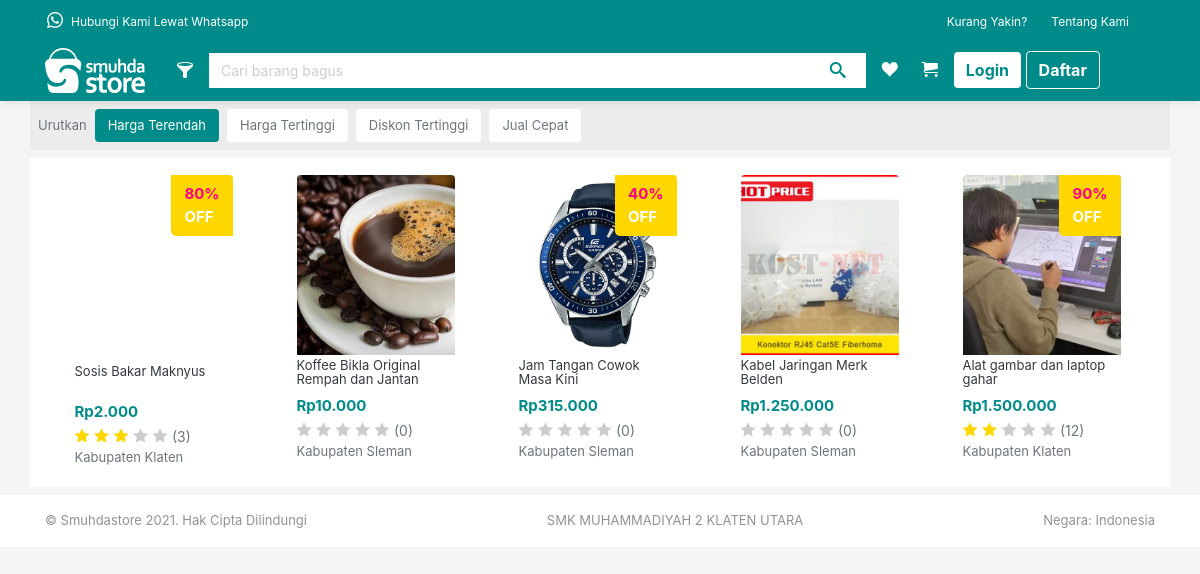
Page /main_produk.php on the committed database.
### tables this page shows
CREATE TABLE `produk` (
  `id_produk` int(11) NOT NULL,
  `id_login` int(11) NOT NULL,
  `nama_produk` varchar(100) NOT NULL,
  `deskripsi_produk` varchar(255) NOT NULL,
  `kategori_produk` varchar(50) NOT NULL,
  `kondisi_produk` varchar(10) NOT NULL,
  `harga_produk` int(11) NOT NULL,
  `stok_produk` int(11) NOT NULL,
  `unixkey` int(11) NOT NULL
);

CREATE TABLE `produk_diskon` (
  `id_diskon` int(11) NOT NULL,
  `id_penjual` int(11) NOT NULL,
  `id_produk` int(11) NOT NULL,
  `diskon` int(11) NOT NULL,
  `harga_produk_diskon` int(11) NOT NULL
);

CREATE TABLE `profil` (
  `id_profil` int(11) NOT NULL,
  `id_login` int(11) NOT NULL,
  `nama_profil` varchar(100) NOT NULL,
  `jenis_kelamin` varchar(15) NOT NULL,
  `hp` varchar(15) NOT NULL,
  `alamat` varchar(255) NOT NULL,
  `foto_profil` varchar(255) NOT NULL
);

CREATE TABLE `gambar_produk` (
  `id_img` int(11) NOT NULL,
  `id_produk` int(11) NOT NULL,
  `gambar` varchar(255) NOT NULL
);

### inc/fungsi.php (called while the page is built, shortened)
<?php
require "koneksi.php";
function ambil_1_data($table,$field,$key,$get_value)
{
    global $con;
    $query = mysqli_query($con, "SELECT * FROM $table WHERE $field = '$key' ");
    $row = mysqli_fetch_assoc($query);
    if ($row["$get_value"] != null)
    {
        return $row["$get_value"];
    }
}
function rupiah($angka){
    return "Rp".number_format($angka,0,'.','.');
}
function cekDiskon($id_produk,$valueOrBoolean){
    global $con;
    $result = mysqli_query($con, "SELECT * FROM produk_diskon WHERE id_produk = '$id_produk' ");
    if($valueOrBoolean == "bool"){
        if(mysqli_num_rows($result) > 0){
            return TRUE;
        }else{
            return FALSE;
        }
    }else{
        if(mysqli_num_rows($result) > 0){
            $row = mysqli_fetch_assoc($result);
            return $row["$valueOrBoolean"];
        }else{
            return FALSE;
        }
    }
}
function cekTerjual($id_produk){
    global $con;
    $jmlTerjual = 0;
    $result = mysqli_query($con, "SELECT * FROM produk_transaksi WHERE id_produk = '$id_produk' AND stt_transaksi = 'selesai' ");
    if(mysqli_num_rows($result) > 0){
        while($row = mysqli_fetch_assoc($result)){
            $jmlTerjual += $row['jml_pembelian'];
        }
        return $jmlTerjual;
    }else{
        return mysqli_num_rows($result);
    }
}
function lokasiProduk($id_produk){
    global $con;
    $res_id_penjual = mysqli_query($con, "SELECT id_login FROM produk WHERE id_produk = '$id_produk' ");
    $id_penjual = mysqli_fetch_assoc($res_id_penjual);
    $id_penjual = $id_penjual['id_login'];
    $res_profil = mysqli_query($con, "SELECT alamat FROM profil WHERE id_login = '$id_penjual'");
    $alamat = mysqli_fetch_assoc($res_profil);
    $alamat = $alamat['alamat'];
    if(!empty($alamat)){
        $alamat_arr = explode(',',$alamat);
        return $alamat_arr[count($alamat_arr) - 2 ];
    }else{
        return "Lokasi tidak ada";
    }
}
?>

### main_produk.php (the view, shortened to what this page needs)
<?php
    require "inc/koneksi.php";
    require "inc/fungsi.php";
    $lokasi = "";
    $kondisi = "";
    $kisaran_harga = "";
    if($_SESSION['urutan_harga'] == "terendah"){
        $urutan = "ORDER BY harga_produk ASC";
    }elseif($_SESSION['urutan_harga'] == "tertinggi"){
        $urutan = "ORDER BY harga_produk DESC";
    }
    $res_produk = mysqli_query($con, "SELECT * FROM produk INNER JOIN akun_login ON produk.id_login = akun_login.id_login INNER JOIN profil ON produk.id_login = profil.id_login WHERE nama_produk LIKE '% %' $lokasi $kondisi $kisaran_harga $urutan");
?>
<!DOCTYPE html>
<html lang="en">
<head>
    <link rel="stylesheet" href="assets/bootstrap/css/bootstrap.css">
    <link rel="stylesheet" href="assets/css/style.css">
    <link rel="stylesheet" href="assets/css/style_mulaipromo.css">
    <link rel="stylesheet" href="assets/icons/icomoon5/style.css">
    <link rel="stylesheet" href="assets/icons/icomoon4/style.css">
    <link rel="stylesheet" href="assets/icons/icomoon1/icon.css">
    <link rel="stylesheet" href="assets/icons/icomoon2/icon2.css">
    <link rel="stylesheet" href="assets/icons/icomoon3/style.css">
</head>
<body>
    <div class="header w-100">
        <div class="item-header-1" id="navAdd" style="display: block;">
            <div class="container d-flex justify-content-between align-items-center">
            <div class="d-flex align-items-center">
                <b class="icon-whatsapp mr-2" style="color: white;"></b>
                <a href="index.php#footer2"><span>Hubungi Kami Lewat Whatsapp</span></a>
            </div>
            <div class="d-flex">
                <a href="index.php#footer1"><span class="mr-4">Kurang Yakin?</span></a>
                <a href="#"><span class="mr-4">Tentang Kami</span></a>
            </div>
            </div>
        </div>
        <div class="item-header-2 d-flex flex-column px-0" style="background: darkcyan;">
            <div class="container d-flex justify-content-between align-items-center">
                <a href="index.php" class="mr-3"><img class="img-logo" src="assets/img/logo_white.svg" alt=""></a>
                <b class="icon-filter py-2 px-3 text-white" title="Filter" data-toggle="modal" data-target="#exampleModal2"></b>
                <div class="wrap-search mr-2">
                    <form action="" method="get">
                        <input name="key" type="text" class="form-control" placeholder="Cari barang bagus" style="border: none; border-radius:0;" value="<?php if(isset($_GET['key'])){ echo $_GET['key']; } ?><?php if(isset($_GET['keyword'])){ echo $_GET['keyword']; } ?>">
                        <button type="submit" class="btn wrap-icon-search d-flex justify-content-center align-items-center px-2 m-0">
                            <i class="icon-search img-search" style="color: darkcyan;"></i>
                        </button>
                    </form>
                </div>
                <div id="favorit">
                <div  class="wrap-shop mr-2 p-2 d-flex justify-content-center align-items-center position-relative" >
                    <a href="favorit.php" style="text-decoration:none;" title="daftar produk yang saya suka"><b class="icon-heart" style="color: white;"></b></a>
                </div>
                </div>
                <div id="keranjang" >
                <div class="wrap-shop mr-2 p-2 d-flex justify-content-center align-items-center position-relative">
                    <a href="keranjang.php" style="text-decoration:none;" title="Keranjang pembelian saya"><b class="icon-cart" style="color: white;"></b></a>
                </div>
                </div>
                <div id="profil" style="width: 340px;">
                <?php
                    if(!isset($_SESSION['admin'])):
                ?>
                    <a href="login.php" class="login"><button class="btn-masuk btn mr-0 font-weight-bold" style="background: white; color: darkcyan;">Login</button></a>
                    <a href="daftar.php" class="login"><button class="btn-daftar btn font-weight-bold" style="background: darkcyan; border:1px solid white; color: white;">Daftar</button></a>
                <?php endif; ?>
                </div>
            </div>
        </div>
    </div>
    <div class="container d-flex flex-row justify-content-start align-items-center pl-2 pt-2  pb-2 pr-0" style="background: #ececec;">
        <span class="mr-2 text-secondary" style="font-size: small;">Urutkan</span>
        <div class="d-flex flex-row justify-content-start align-items-center mr-0" style="overflow:auto;">
        <form action="" method="POST">
            <?php if(isset($_SESSION['urutan_harga']) AND $_SESSION['urutan_harga'] == "terendah" ): ?>
                <button type="submit" name="btn_urut_harga" class="btn mr-2 text-white" style="background:darkcyan; font-size: small;">Harga Terendah</button>
            <?php else: ?>
                <button type="submit" name="btn_urut_harga" class="btn bg-white mr-2 text-secondary" style="font-size: small;">Harga Terendah</button>
            <?php endif; ?>
        </form>
        <form action="" method="POST">
            <?php if(isset($_SESSION['urutan_harga']) AND $_SESSION['urutan_harga'] == "tertinggi" ): ?>
                <button type="submit" name="btn_urut_harga" class="btn mr-2 text-white" style="background:darkcyan; font-size: small;">Harga Tertinggi</button>
            <?php else: ?>
                <button type="submit" name="btn_urut_harga" class="btn bg-white mr-2 text-secondary" style="font-size: small;">Harga Tertinggi</button>
            <?php endif; ?>
        </form>
        <form action="" method="GET">
            <?php if(isset($_GET['promo']) AND $_GET['promo'] == "diskon" ): ?>
                <button type="submit" name="btn_promo" class="btn mr-2 text-white" style="background:darkcyan; font-size: small;">Diskon</button>
            <?php else: ?>
                <button type="submit" name="btn_promo" class="btn bg-white mr-2 text-secondary" style="font-size: small;">Diskon Tertinggi</button>
            <?php endif; ?>
        </form>
        <form action="" method="GET">
            <?php if(isset($_GET['promo']) AND $_GET['promo'] == "jualcepat" ): ?>
                <button type="submit" name="btn_promo" class="btn mr-2 text-white" style="background:darkcyan; font-size: small;">Jual Cepat</button>
            <?php else: ?>
                <button type="submit" name="btn_promo" class="btn bg-white mr-2 text-secondary" style="font-size: small;">Jual Cepat</button>
            <?php endif; ?>
        </form>
        </div>
    </div>
    <div class="produkrekomendasi container bg-white my-2 py-2">
        <div class="d-flex flex-row justify-content-center">
            <div class=" w-100 produk-jualcepat row mt-2 pl-0 justify-content-around">
            <?php
                if(mysqli_num_rows($res_produk) > 0):
                    while($pro = mysqli_fetch_assoc($res_produk)):
                        $id_produk = $pro['id_produk'];
            ?>
            <div class="cart-produk-jualcepat d-block pb-2" style="width: 160px;">
                <a href="detil_produk.php?id_produk=<?= $pro['id_produk']; ?><?php if(isset($_GET['promo']) AND $_GET['promo'] == "jualcepat"){
                    echo "&jualcepat";
                    }
                ?>
                " class="text-dark" style="text-decoration: none;">
                <?php if(!isset($_GET['promo']) OR isset($_GET['promo']) AND $_GET['promo'] != "jualcepat"): ?>
                    <?php if(cekDiskon($pro['id_produk'],"bool")): ?>
                        <div class="diskon d-flex flex-column p-2 text-danger">
                        <b><?= cekDiskon($pro['id_produk'],"diskon"); ?>%</b>
                        <b class="text-white">OFF</b>
                        </div>
                    <?php endif; ?>
                <?php endif; ?>
                <div class="cov-img-cart d-flex justify-content-center align-items-center">
                    <img class="h-100" style="width:auto;" src="assets/foto/<?= ambil_1_data("gambar_produk","id_produk",$id_produk,"gambar"); ?>" alt="">
                </div>
                <span class="nama_produk m-0"><?= $pro['nama_produk']; ?></span>
                <b class="harga m-0" style="color: darkcyan; font-weight:bold;">
                    <?php if(isset($_GET['promo']) AND $_GET['promo'] == "jualcepat"){
                        echo rupiah($pro['harga_baru']);
                    }else{
                        if(cekDiskon($id_produk, "bool")){
                            echo rupiah(cekDiskon($id_produk, "harga_produk_diskon"));
                        }else{
                            echo rupiah($pro['harga_produk']);
                        }
                    }
                    ?>
                </b>
                </a>
                <div class="rating">
                    <?php
                        $res_nilai_produk = mysqli_query($con, "SELECT AVG(penilaian) AS nilai FROM produk_transaksi WHERE id_produk = '$id_produk' AND stt_transaksi = 'selesai' ");
                        if(mysqli_num_rows($res_nilai_produk) > 0){
                            $nilai = mysqli_fetch_assoc($res_nilai_produk);
                            $nilai = round($nilai['nilai']);
                        }else{
                            $nilai = 0;
                        }
                        for ($i=0; $i < $nilai; $i++) :
                    ?>
                        <b class="icon-star-full m-0" style="color: gold;"></b>
                    <?php
                        endfor;
                    ?>
                    <?php
                        for ($i=0; $i < 5 - $nilai; $i++) :
                    ?>
                        <b class="icon-star-full m-0" style="color: rgba(0,0,0,0.2);"></b>
                    <?php
                        endfor;
                    ?>
                    <span class="text-secondary" style="font-size: 14px;">(<?= cekTerjual($id_produk); ?>)</span>
                </div>
                <div class="d-flex justify-content-between align-items-center">
                    <div class="text-secondary text-right" style="font-size: small; "><?= lokasiProduk($id_produk); ?></div>
                </div>
            </div>
                <?php endwhile; ?>
            <?php else: ?>
                <span class="text-secondary" style="font-size:small;">Produk tidak ditemukan</span>
            <?php endif; ?>
            </div>
        </div>
    </div>
    <div class="footer3 bg-white py-3" >
        <div class="container d-flex justify-content-between">
            <span>&copy; Smuhdastore 2021. Hak Cipta Dilindungi</span>
            <span>SMK MUHAMMADIYAH 2 KLATEN UTARA</span>
            <span>Negara: Indonesia</span>
        </div>
    </div>
</body>
</html>

### assets/css/style.css (style rules this page uses)
body { background-color: whitesmoke; }
.header { position: relative; z-index: 9999; }
.header span { font-size: 12px; }
.header .item-header-1 { padding: 8px 32px; background: darkcyan; }
.header .item-header-1 span { color: white; }
.header .item-header-2 { padding: 8px 32px; background: darkcyan; box-shadow: 0px 4px 6px -1px rgba(0, 0, 0, 0.07); }
.header .item-header-2 .img-logo { width: 100px; }
.header .item-header-2 .wrap-search { position: relative; background-color: white; width: 100%; height: 35px; }
.header .item-header-2 .wrap-search .img-search, .header .item-header-2 .wrap-shop .img-shop { width: 18px; }
.header .item-header-2 .wrap-search .form-control { background-color: transparent; position: absolute; width: 100%; height: 100%; overflow: hidden; border: 1px solid #cdcdcd; z-index: 1; }
.header .item-header-2 .wrap-search .form-control::placeholder { color: #cdcdcd; font-size: 14px; }
.header .item-header-2 .wrap-search .wrap-icon-search { background-color: transparent; position: absolute; right: 10px; height: 100%; }
.header .item-header-2 .wrap-shop { position: relative; background-color: transparent; height: max-content; width: max-content; border-radius: 3px; transition-duration: 0.5s; }
.header .item-header-2 .btn-masuk { background-color: #ff008c; border: none; }
.header .item-header-2 .btn-daftar { color: #ff008c; }
.produk-jualcepat .cart-produk-jualcepat { width: 150px; margin-right: 10px; }
.produk-jualcepat .cart-produk-jualcepat .cov-img-cart { width: 100%; height: 150px; overflow: hidden; }
.produk-jualcepat .cart-produk-jualcepat img { width: 100%; }

### assets/css/style_mulaipromo.css (style rules this page uses)
.cart-produk-jualcepat b { font-weight: normal; color: #ff008c; font-size: large; }
.cart-produk-jualcepat .cov-img-cart { background-color: white; }
.produkrekomendasi .cart-produk-jualcepat { width: 175px; height: 300px; margin-right: 5px; margin-bottom: 5px; background-color: white; overflow: hidden; position: relative; border-radius: 5px; border: 1px solid transparent; border-bottom: 2px solid transparent; }
.produkrekomendasi .cart-produk-jualcepat b { margin: 0 5px; color: #ff008c; font-size: 15px; }
.produkrekomendasi .cart-produk-jualcepat .diskon { position: absolute; right: 0; top: 0; background-color: gold; border-bottom-left-radius: 5px; }
.produkrekomendasi .cart-produk-jualcepat .diskon b { font-weight: bold; }
.produkrekomendasi .cart-produk-jualcepat .cov-img-cart { width: 100%; height: 180px; overflow: hidden; margin-bottom: 3px; }
.produkrekomendasi .cart-produk-jualcepat img { width: 100%; }
.produkrekomendasi .cart-produk-jualcepat span.nama_produk { display: inline-block; font-size: small; margin: 0 5px; height: 35px; line-height: 14px; }
.produkrekomendasi .cart-produk-jualcepat .harga { text-align: left; }
.footer3 span { font-size: small; color: #929292; }

### rows in the picture
produk: id_produk.diskon "80", nama_produk "Sosis Bakar Maknyus", id_produk.harga_produk_diskon "Rp2.000", id_produk "3", id_produk.alamat "Kabupaten Klaten"
produk: id_produk.gambar (picture), nama_produk "Koffee Bikla Original Rempah dan Jantan", harga_produk "Rp10.000", id_produk "0", id_produk.alamat "Kabupaten Sleman"
produk: id_produk.diskon "40", id_produk.gambar (picture), nama_produk "Jam Tangan Cowok Masa Kini", id_produk.harga_produk_diskon "Rp315.000", id_produk "0", id_produk.alamat "Kabupaten Sleman"
produk: id_produk.gambar (picture), nama_produk "Kabel Jaringan Merk Belden", harga_produk "Rp1.250.000", id_produk "0", id_produk.alamat "Kabupaten Sleman"
produk: id_produk.diskon "90", id_produk.gambar (picture), nama_produk "Alat gambar dan laptop gahar", id_produk.harga_produk_diskon "Rp1.500.000", id_produk "12", id_produk.alamat "Kabupaten Klaten"
